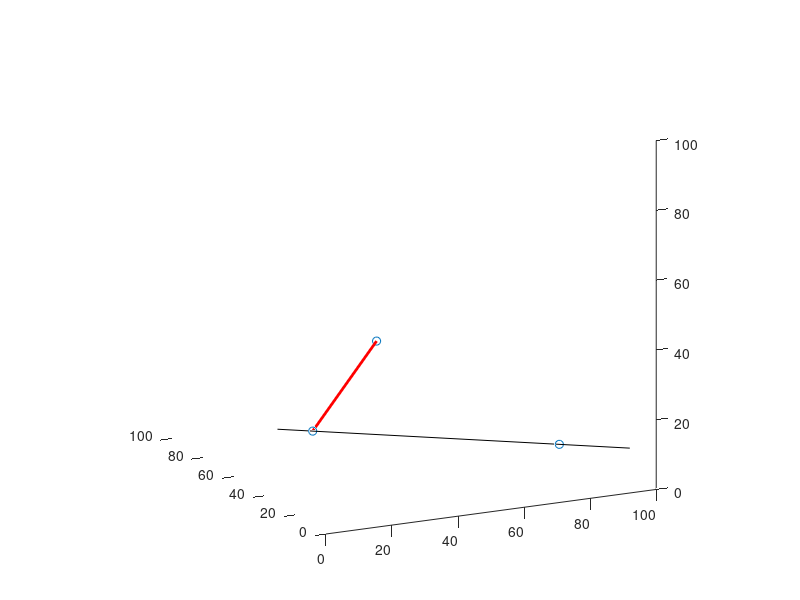

Here is the MATLAB script that generated this plot: (Note: this script raises an error after producing the figure.)
function demoGeom3d(varargin)
#DEMOGEOM3D Demo of geom3d basic processing
#   
#   Usage:
#   demoGeom3d
#
#   This demo demonstrates some usage example of the geom3d library. 
#   In particular, it shows how to:
#   - create shapes like points, edges, lines and plane
#   - draw these shape on current figure
#   - compute intersections of lines and planes
#   - compute lines perpendicular to a plane
#
#   See also
#
#
# ------
# Author: David Legland
# e-mail: david.legland@grignon.inra.fr
# Created: 2009-06-22,    using Matlab 7.7.0.471 (R2008b)
# Copyright 2009 INRA - Cepia Software Platform.


## Create points and lines

# create some points: points are simply represented by a row vector of 3
# elements.
p1 = [10 20 30];
p2 = [80 10 20];
p3 = [20 50 10];

# points can be grouped into arrays to represent point sets
points = [p1;p2;p3];

# create a 3D line through 2 points
line12 = createLine3d(p1, p2);

# an edge is represented by concatenating its vertices
edge13 = [p1 p3];

# prepare a figure for drawing
figure(1); clf; hold on;
axis equal;
axis([0 100 0 100 0 100]);
set(gcf, 'renderer', 'opengl');
set(gca, 'CameraPosition', [400 -200 800]);

# draw all points
drawPoint3d(points);

# draw the line, with some drawing options (clipping is automatic).
drawLine3d(line12, 'color', 'k');

# draw an edge, using a thick stroke and a different color
drawEdge(edge13, 'color', 'r', 'linewidth', 2);


## Create planes

# create a plane from 3 points
plane = createPlane(p1, p2, p3);

# draw the plane. Clipping is automatically performed.
drawPlane3d(plane);

# create a line from a point and a direction vector
p0 = [60 60 60];
n0 = [-10 1 10];
plane0 = createPlane(p0, n0);

# draw the plane, changing its color
drawPlane3d(plane0, 'g');


## Compute intersections

# compute intersection between 2 planes
line = intersectPlanes(plane0, plane);
drawLine3d(line, 'lineWidth', 2);

# compute intersection between a plane and a line
inter = intersectLinePlane(line12, plane0);
drawPoint3d(inter, 'marker', '+', 'markerSize', 10, 'linewidth', 3);

# create a line perpendicular to a plane
normal = planeNormal(plane);
perpLine = [80 60 40 normal];
drawLine3d(perpLine);

# compute intersection of line with plane
inter2 = intersectLinePlane(perpLine, plane);
drawPoint3d(inter2);

